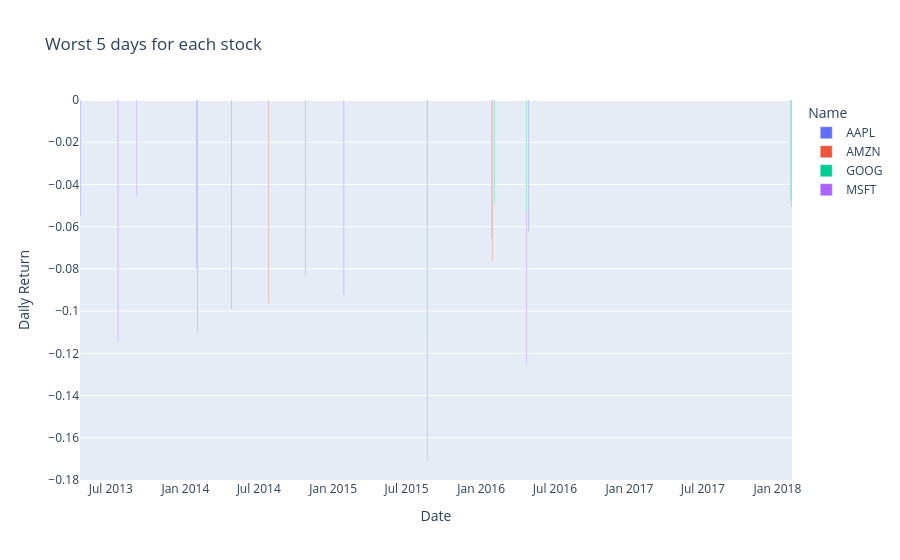

Notebook code cell kept with this figure:
### Code cell
px.bar(crash_df,x="date",y="Daily Return",color="Name",title="Worst 5 days for each stock",labels={"date":"Date","Daily Return":"Daily Return"})

### Figure 1 — Plotly figure (JSON) as saved in the notebook; plotly's stock layout.template omitted (floating-point values rounded to 4 significant figures)
{"data": [{"alignmentgroup": "True", "hovertemplate": "Name=AAPL<br>Date=%{x}<br>Daily Return=%{y}<extra></extra>", "legendgroup": "AAPL", "marker": {"color": "#636efa", "pattern": {"shape": ""}}, "name": "AAPL", "offsetgroup": "AAPL", "orientation": "v", "showlegend": true, "textposition": "auto", "type": "bar", "x": ["2014-01-28T00:00:00", "2016-01-27T00:00:00", "2016-04-27T00:00:00", "2015-08-21T00:00:00", "2013-04-17T00:00:00"], "xaxis": "x", "y": [-0.07993, -0.06571, -0.06258, -0.06116, -0.05499], "yaxis": "y"}, {"alignmentgroup": "True", "hovertemplate": "Name=AMZN<br>Date=%{x}<br>Daily Return=%{y}<extra></extra>", "legendgroup": "AMZN", "marker": {"color": "#EF553B", "pattern": {"shape": ""}}, "name": "AMZN", "offsetgroup": "AMZN", "orientation": "v", "showlegend": true, "textposition": "auto", "type": "bar", "x": ["2014-01-31T00:00:00", "2014-04-25T00:00:00", "2014-07-25T00:00:00", "2014-10-24T00:00:00", "2016-01-29T00:00:00"], "xaxis": "x", "y": [-0.11, -0.09883, -0.09648, -0.0834, -0.0761], "yaxis": "y"}, {"alignmentgroup": "True", "hovertemplate": "Name=GOOG<br>Date=%{x}<br>Daily Return=%{y}<extra></extra>", "legendgroup": "GOOG", "marker": {"color": "#00cc96", "pattern": {"shape": ""}}, "name": "GOOG", "offsetgroup": "GOOG", "orientation": "v", "showlegend": true, "textposition": "auto", "type": "bar", "x": ["2016-04-22T00:00:00", "2015-08-21T00:00:00", "2018-02-05T00:00:00", "2016-02-03T00:00:00", "2018-02-02T00:00:00"], "xaxis": "x", "y": [-0.05318, -0.05311, -0.05045, -0.0493, -0.04779], "yaxis": "y"}, {"alignmentgroup": "True", "hovertemplate": "Name=MSFT<br>Date=%{x}<br>Daily Return=%{y}<extra></extra>", "legendgroup": "MSFT", "marker": {"color": "#ab63fa", "pattern": {"shape": ""}}, "name": "MSFT", "offsetgroup": "MSFT", "orientation": "v", "showlegend": true, "textposition": "auto", "type": "bar", "x": ["2013-07-19T00:00:00", "2015-01-27T00:00:00", "2016-04-22T00:00:00", "2015-08-21T00:00:00", "2013-09-03T00:00:00"], "xaxis": "x", "y": [-0.114, -0.09253, -0.07171, -0.05672, -0.04551], "yaxis": "y"}], "layout": {"barmode": "relative", "legend": {"title": {"text": "Name"}, "tracegroupgap": 0}, "title": {"text": "Worst 5 days for each stock"}, "xaxis": {"anchor": "y", "domain": [0, 1], "title": {"text": "Date"}}, "yaxis": {"anchor": "x", "domain": [0, 1], "title": {"text": "Daily Return"}}}}
